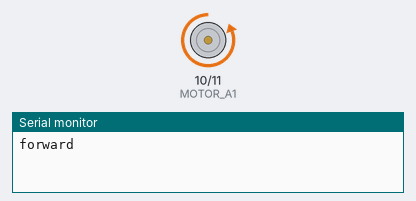
This sketch was run on a simulated Arduino Uno, built with avr-gcc and run on an emulated ATmega328P. Parts: motor-driver pin pairs drawn as motors (green arrow = first pin HIGH = forward, orange = second pin HIGH = backward, longer = more drive), the last lines printed to the serial monitor.

Above: at 1.0 s.
At 3.0 s:
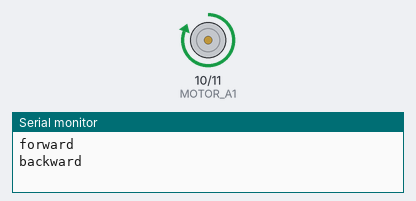
At 5.0 s:
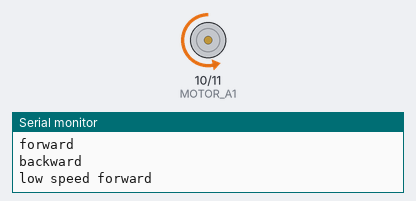
At 7.0 s:
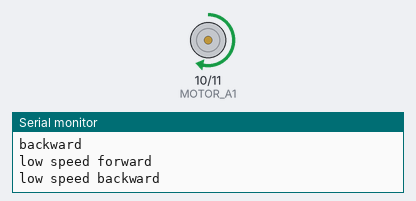
Timing chart, 0 to 10.4 s (numbered marks = the images above):
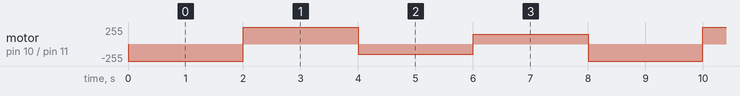

The sketch:

04.motor.ino
```cpp
//모터 테스트

#define MOTOR_A1  10
#define MOTOR_A2  11
#define MOTOR_B1  9
#define MOTOR_B2  3

void setup() {
    Serial.begin(115200);
}

void loop() {
    analogWrite(MOTOR_A1, 0);
    analogWrite(MOTOR_A2, 255);
    Serial.println("forward");
    delay(2000);

    analogWrite(MOTOR_A1, 255);
    analogWrite(MOTOR_A2, 0);
    Serial.println("backward");
    delay(2000);

    analogWrite(MOTOR_A1, 0);
    analogWrite(MOTOR_A2, 150);
    Serial.println("low speed forward");
    delay(2000);

    analogWrite(MOTOR_A1, 150);
    analogWrite(MOTOR_A2, 0);
    Serial.println("low speed backward");
    delay(2000);

}
```

Measured:
- by itself, motor on pin 10 (MOTOR_A1) / pin 11 (MOTOR_A2): repeats every 8.0 s: forward 255/255 2.0 s, backward 150/255 2.0 s, forward 150/255 2.0 s, backward 255/255 2.0 s
